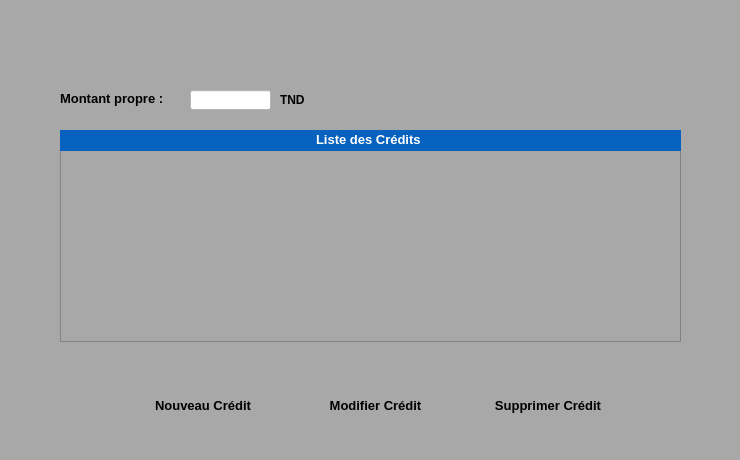
<?xml version="1.0" encoding="UTF-8"?>
<ui version="4.0">
 <class>Financement</class>
 <widget class="QWidget" name="Financement">
  <property name="geometry">
   <rect>
    <x>0</x>
    <y>0</y>
    <width>740</width>
    <height>460</height>
   </rect>
  </property>
  <property name="windowTitle">
   <string>Form</string>
  </property>
  <property name="styleSheet">
   <string notr="true">background-color:rgb(168, 168, 168);</string>
  </property>
  <widget class="QWidget" name="widget" native="true">
   <property name="geometry">
    <rect>
     <x>0</x>
     <y>0</y>
     <width>741</width>
     <height>531</height>
    </rect>
   </property>
   <widget class="QTableView" name="tableView">
    <property name="geometry">
     <rect>
      <x>60</x>
      <y>150</y>
      <width>621</width>
      <height>192</height>
     </rect>
    </property>
   </widget>
   <widget class="QLabel" name="label">
    <property name="geometry">
     <rect>
      <x>60</x>
      <y>40</y>
      <width>261</width>
      <height>31</height>
     </rect>
    </property>
    <property name="styleSheet">
     <string notr="true">border:rgb(168,168,168);</string>
    </property>
    <property name="text">
     <string/>
    </property>
    <property name="pixmap">
     <pixmap>ProjectRessources/ListeFinancements.png</pixmap>
    </property>
    <property name="scaledContents">
     <bool>false</bool>
    </property>
    <property name="openExternalLinks">
     <bool>false</bool>
    </property>
   </widget>
   <widget class="QLabel" name="label_2">
    <property name="geometry">
     <rect>
      <x>60</x>
      <y>90</y>
      <width>121</width>
      <height>16</height>
     </rect>
    </property>
    <property name="font">
     <font>
      <family>Segoe UI</family>
      <pointsize>10</pointsize>
      <weight>75</weight>
      <bold>true</bold>
     </font>
    </property>
    <property name="text">
     <string>Montant propre :</string>
    </property>
   </widget>
   <widget class="QLineEdit" name="Montant">
    <property name="geometry">
     <rect>
      <x>190</x>
      <y>90</y>
      <width>81</width>
      <height>20</height>
     </rect>
    </property>
    <property name="styleSheet">
     <string notr="true">background-color:rgb(255, 255, 255)</string>
    </property>
   </widget>
   <widget class="QWidget" name="widget_2" native="true">
    <property name="geometry">
     <rect>
      <x>60</x>
      <y>130</y>
      <width>621</width>
      <height>21</height>
     </rect>
    </property>
    <property name="styleSheet">
     <string notr="true">background-color:rgb(7,98,191)</string>
    </property>
    <widget class="QLabel" name="label_3">
     <property name="geometry">
      <rect>
       <x>256</x>
       <y>1</y>
       <width>111</width>
       <height>16</height>
      </rect>
     </property>
     <property name="font">
      <font>
       <family>Segoe UI</family>
       <pointsize>10</pointsize>
       <weight>75</weight>
       <bold>true</bold>
      </font>
     </property>
     <property name="styleSheet">
      <string notr="true">color:rgb(255, 255, 255)</string>
     </property>
     <property name="text">
      <string>Liste des Crédits</string>
     </property>
    </widget>
   </widget>
   <widget class="QPushButton" name="uiValider">
    <property name="geometry">
     <rect>
      <x>340</x>
      <y>90</y>
      <width>31</width>
      <height>21</height>
     </rect>
    </property>
    <property name="styleSheet">
     <string notr="true">border:rgb(255, 255, 255)</string>
    </property>
    <property name="text">
     <string/>
    </property>
    <property name="icon">
     <iconset>
      <normaloff>ProjectRessources/Accept-icon.png</normaloff>ProjectRessources/Accept-icon.png</iconset>
    </property>
    <property name="flat">
     <bool>true</bool>
    </property>
   </widget>
   <widget class="QPushButton" name="uiModifier">
    <property name="geometry">
     <rect>
      <x>380</x>
      <y>90</y>
      <width>31</width>
      <height>21</height>
     </rect>
    </property>
    <property name="styleSheet">
     <string notr="true">border:rgb(255, 255, 255)</string>
    </property>
    <property name="text">
     <string/>
    </property>
    <property name="icon">
     <iconset>
      <normaloff>ProjectRessources/edit-icon.png</normaloff>ProjectRessources/edit-icon.png</iconset>
    </property>
    <property name="flat">
     <bool>true</bool>
    </property>
   </widget>
   <widget class="QLabel" name="label_4">
    <property name="geometry">
     <rect>
      <x>280</x>
      <y>93</y>
      <width>46</width>
      <height>13</height>
     </rect>
    </property>
    <property name="font">
     <font>
      <weight>75</weight>
      <bold>true</bold>
     </font>
    </property>
    <property name="text">
     <string>TND</string>
    </property>
   </widget>
   <widget class="QWidget" name="horizontalLayoutWidget">
    <property name="geometry">
     <rect>
      <x>120</x>
      <y>380</y>
      <width>511</width>
      <height>51</height>
     </rect>
    </property>
    <layout class="QHBoxLayout" name="horizontalLayout">
     <item>
      <widget class="QPushButton" name="uiAjouter">
       <property name="font">
        <font>
         <family>Segoe UI</family>
         <pointsize>10</pointsize>
         <weight>75</weight>
         <bold>true</bold>
        </font>
       </property>
       <property name="styleSheet">
        <string notr="true">border:rgb(255, 255, 255)</string>
       </property>
       <property name="text">
        <string>Nouveau Crédit</string>
       </property>
       <property name="icon">
        <iconset>
         <normaloff>ProjectRessources/File-add-icon.png</normaloff>ProjectRessources/File-add-icon.png</iconset>
       </property>
       <property name="flat">
        <bool>true</bool>
       </property>
      </widget>
     </item>
     <item>
      <widget class="QPushButton" name="uiModifier_2">
       <property name="font">
        <font>
         <family>Segoe UI</family>
         <pointsize>10</pointsize>
         <weight>75</weight>
         <bold>true</bold>
        </font>
       </property>
       <property name="styleSheet">
        <string notr="true">border:rgb(255, 255, 255)</string>
       </property>
       <property name="text">
        <string>Modifier Crédit</string>
       </property>
       <property name="icon">
        <iconset>
         <normaloff>ProjectRessources/File-add-icon.png</normaloff>ProjectRessources/File-add-icon.png</iconset>
       </property>
       <property name="flat">
        <bool>true</bool>
       </property>
      </widget>
     </item>
     <item>
      <widget class="QPushButton" name="uiSupprimer">
       <property name="font">
        <font>
         <family>Segoe UI</family>
         <pointsize>10</pointsize>
         <weight>75</weight>
         <bold>true</bold>
        </font>
       </property>
       <property name="styleSheet">
        <string notr="true">border:rgb(255, 255, 255)</string>
       </property>
       <property name="text">
        <string>Supprimer Crédit</string>
       </property>
       <property name="icon">
        <iconset>
         <normaloff>ProjectRessources/Delete-icon.png</normaloff>ProjectRessources/Delete-icon.png</iconset>
       </property>
       <property name="flat">
        <bool>true</bool>
       </property>
      </widget>
     </item>
    </layout>
   </widget>
  </widget>
 </widget>
 <resources/>
 <connections/>
</ui>
